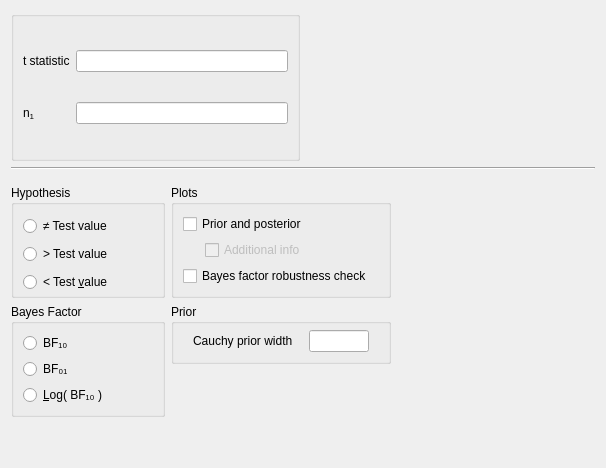
<?xml version="1.0" encoding="UTF-8"?>
<ui version="4.0">
 <class>BFFromTOneSampleForm</class>
 <widget class="QWidget" name="BFFromTOneSampleForm">
  <property name="geometry">
   <rect>
    <x>0</x>
    <y>0</y>
    <width>606</width>
    <height>468</height>
   </rect>
  </property>
  <property name="sizePolicy">
   <sizepolicy hsizetype="Fixed" vsizetype="Preferred">
    <horstretch>0</horstretch>
    <verstretch>0</verstretch>
   </sizepolicy>
  </property>
  <property name="windowTitle">
   <string>Form</string>
  </property>
  <layout class="QGridLayout" name="gridLayout">
   <item row="0" column="0">
    <widget class="BoundGroupBox" name="missingValues">
     <property name="title">
      <string/>
     </property>
     <property name="flat">
      <bool>false</bool>
     </property>
     <layout class="QGridLayout" name="gridLayout_6">
      <item row="0" column="1">
       <widget class="BoundTextBox" name="tStatistic"/>
      </item>
      <item row="1" column="0">
       <widget class="QLabel" name="label_3">
        <property name="text">
         <string>n&lt;sub&gt;1&lt;/sub&gt;</string>
        </property>
       </widget>
      </item>
      <item row="1" column="1">
       <widget class="BoundTextBox" name="n1Size"/>
      </item>
      <item row="0" column="0">
       <widget class="QLabel" name="label_2">
        <property name="text">
         <string>t statistic</string>
        </property>
       </widget>
      </item>
     </layout>
    </widget>
   </item>
   <item row="0" column="1">
    <spacer name="horizontalSpacer_2">
     <property name="orientation">
      <enum>Qt::Horizontal</enum>
     </property>
     <property name="sizeHint" stdset="0">
      <size>
       <width>40</width>
       <height>20</height>
      </size>
     </property>
    </spacer>
   </item>
   <item row="1" column="0" colspan="2">
    <widget class="Line" name="line">
     <property name="orientation">
      <enum>Qt::Horizontal</enum>
     </property>
    </widget>
   </item>
   <item row="2" column="0" colspan="2">
    <widget class="QWidget" name="gridWidget" native="true">
     <property name="sizePolicy">
      <sizepolicy hsizetype="Fixed" vsizetype="Fixed">
       <horstretch>0</horstretch>
       <verstretch>0</verstretch>
      </sizepolicy>
     </property>
     <layout class="QGridLayout" name="gridLayout_7">
      <property name="leftMargin">
       <number>0</number>
      </property>
      <property name="rightMargin">
       <number>0</number>
      </property>
      <property name="bottomMargin">
       <number>0</number>
      </property>
      <item row="2" column="0">
       <widget class="QWidget" name="widget_2" native="true">
        <property name="maximumSize">
         <size>
          <width>240</width>
          <height>16777215</height>
         </size>
        </property>
        <layout class="QGridLayout" name="gridLayout_5">
         <property name="leftMargin">
          <number>0</number>
         </property>
         <property name="topMargin">
          <number>0</number>
         </property>
         <property name="rightMargin">
          <number>0</number>
         </property>
         <property name="bottomMargin">
          <number>0</number>
         </property>
         <item row="5" column="0">
          <widget class="BoundGroupBox" name="bayesFactorType">
           <property name="title">
            <string>Bayes Factor</string>
           </property>
           <property name="flat">
            <bool>false</bool>
           </property>
           <layout class="QGridLayout" name="gridLayout_13">
            <item row="2" column="0">
             <widget class="QRadioButton" name="_3">
              <property name="sizePolicy">
               <sizepolicy hsizetype="Fixed" vsizetype="Fixed">
                <horstretch>0</horstretch>
                <verstretch>0</verstretch>
               </sizepolicy>
              </property>
              <property name="text">
               <string>&amp;Log( BF₁₀ )</string>
              </property>
             </widget>
            </item>
            <item row="1" column="1">
             <spacer name="horizontalSpacer_3">
              <property name="orientation">
               <enum>Qt::Horizontal</enum>
              </property>
              <property name="sizeHint" stdset="0">
               <size>
                <width>40</width>
                <height>20</height>
               </size>
              </property>
             </spacer>
            </item>
            <item row="1" column="0">
             <widget class="QRadioButton" name="_2">
              <property name="sizePolicy">
               <sizepolicy hsizetype="Fixed" vsizetype="Fixed">
                <horstretch>0</horstretch>
                <verstretch>0</verstretch>
               </sizepolicy>
              </property>
              <property name="text">
               <string>BF₀₁</string>
              </property>
             </widget>
            </item>
            <item row="0" column="0">
             <widget class="QRadioButton" name="_1">
              <property name="sizePolicy">
               <sizepolicy hsizetype="Fixed" vsizetype="Fixed">
                <horstretch>0</horstretch>
                <verstretch>0</verstretch>
               </sizepolicy>
              </property>
              <property name="text">
               <string>BF₁₀</string>
              </property>
             </widget>
            </item>
           </layout>
          </widget>
         </item>
         <item row="7" column="0">
          <spacer name="verticalSpacer">
           <property name="orientation">
            <enum>Qt::Vertical</enum>
           </property>
           <property name="sizeHint" stdset="0">
            <size>
             <width>20</width>
             <height>40</height>
            </size>
           </property>
          </spacer>
         </item>
        </layout>
       </widget>
      </item>
      <item row="2" column="1">
       <widget class="QWidget" name="widget_3" native="true">
        <property name="sizePolicy">
         <sizepolicy hsizetype="Preferred" vsizetype="Preferred">
          <horstretch>0</horstretch>
          <verstretch>0</verstretch>
         </sizepolicy>
        </property>
        <layout class="QGridLayout" name="gridLayout_2">
         <property name="leftMargin">
          <number>0</number>
         </property>
         <property name="topMargin">
          <number>0</number>
         </property>
         <property name="rightMargin">
          <number>0</number>
         </property>
         <property name="bottomMargin">
          <number>0</number>
         </property>
         <item row="0" column="0">
          <widget class="BoundGroupBox" name="groupBox">
           <property name="title">
            <string>Prior</string>
           </property>
           <layout class="QGridLayout" name="gridLayout_11">
            <property name="topMargin">
             <number>6</number>
            </property>
            <item row="0" column="1">
             <widget class="BoundTextBox" name="priorWidth">
              <property name="sizePolicy">
               <sizepolicy hsizetype="Fixed" vsizetype="Preferred">
                <horstretch>0</horstretch>
                <verstretch>0</verstretch>
               </sizepolicy>
              </property>
              <property name="minimumSize">
               <size>
                <width>60</width>
                <height>0</height>
               </size>
              </property>
              <property name="maximumSize">
               <size>
                <width>60</width>
                <height>16777215</height>
               </size>
              </property>
             </widget>
            </item>
            <item row="0" column="0">
             <widget class="QLabel" name="label">
              <property name="sizePolicy">
               <sizepolicy hsizetype="Fixed" vsizetype="Fixed">
                <horstretch>0</horstretch>
                <verstretch>0</verstretch>
               </sizepolicy>
              </property>
              <property name="text">
               <string>Cauchy prior width</string>
              </property>
             </widget>
            </item>
           </layout>
          </widget>
         </item>
         <item row="4" column="0">
          <spacer name="verticalSpacer_4">
           <property name="orientation">
            <enum>Qt::Vertical</enum>
           </property>
           <property name="sizeHint" stdset="0">
            <size>
             <width>20</width>
             <height>40</height>
            </size>
           </property>
          </spacer>
         </item>
        </layout>
       </widget>
      </item>
      <item row="0" column="0">
       <widget class="BoundGroupBox" name="hypothesis">
        <property name="title">
         <string>Hypothesis</string>
        </property>
        <property name="flat">
         <bool>true</bool>
        </property>
        <layout class="QGridLayout" name="gridLayout_9">
         <property name="bottomMargin">
          <number>0</number>
         </property>
         <item row="1" column="1">
          <spacer name="horizontalSpacer">
           <property name="orientation">
            <enum>Qt::Horizontal</enum>
           </property>
           <property name="sizeHint" stdset="0">
            <size>
             <width>40</width>
             <height>20</height>
            </size>
           </property>
          </spacer>
         </item>
         <item row="1" column="0">
          <widget class="QRadioButton" name="_2oneTailedGreaterThan">
           <property name="sizePolicy">
            <sizepolicy hsizetype="Fixed" vsizetype="Fixed">
             <horstretch>0</horstretch>
             <verstretch>0</verstretch>
            </sizepolicy>
           </property>
           <property name="text">
            <string>&gt; Test value</string>
           </property>
          </widget>
         </item>
         <item row="0" column="0">
          <widget class="QRadioButton" name="_1twoTailed">
           <property name="sizePolicy">
            <sizepolicy hsizetype="Fixed" vsizetype="Fixed">
             <horstretch>0</horstretch>
             <verstretch>0</verstretch>
            </sizepolicy>
           </property>
           <property name="text">
            <string>≠ Test value</string>
           </property>
          </widget>
         </item>
         <item row="2" column="0">
          <widget class="QRadioButton" name="_3oneTailedLessThan">
           <property name="sizePolicy">
            <sizepolicy hsizetype="Fixed" vsizetype="Fixed">
             <horstretch>0</horstretch>
             <verstretch>0</verstretch>
            </sizepolicy>
           </property>
           <property name="text">
            <string>&lt; Test &amp;value</string>
           </property>
          </widget>
         </item>
        </layout>
       </widget>
      </item>
      <item row="0" column="1">
       <widget class="BoundGroupBox" name="plotsGroup">
        <property name="title">
         <string>Plots</string>
        </property>
        <layout class="QGridLayout" name="gridLayout_4">
         <item row="0" column="0" colspan="3">
          <widget class="BoundCheckBox" name="plotPriorAndPosterior">
           <property name="enabled">
            <bool>true</bool>
           </property>
           <property name="sizePolicy">
            <sizepolicy hsizetype="Fixed" vsizetype="Fixed">
             <horstretch>0</horstretch>
             <verstretch>0</verstretch>
            </sizepolicy>
           </property>
           <property name="text">
            <string>Prior and posterior</string>
           </property>
          </widget>
         </item>
         <item row="2" column="1" colspan="3">
          <widget class="BoundCheckBox" name="plotPriorAndPosteriorAdditionalInfo">
           <property name="enabled">
            <bool>false</bool>
           </property>
           <property name="sizePolicy">
            <sizepolicy hsizetype="Fixed" vsizetype="Fixed">
             <horstretch>0</horstretch>
             <verstretch>0</verstretch>
            </sizepolicy>
           </property>
           <property name="text">
            <string>Additional info</string>
           </property>
          </widget>
         </item>
         <item row="3" column="0" colspan="3">
          <widget class="BoundCheckBox" name="plotBayesFactorRobustness">
           <property name="sizePolicy">
            <sizepolicy hsizetype="Fixed" vsizetype="Fixed">
             <horstretch>0</horstretch>
             <verstretch>0</verstretch>
            </sizepolicy>
           </property>
           <property name="text">
            <string>Bayes factor robustness check</string>
           </property>
          </widget>
         </item>
         <item row="2" column="0">
          <widget class="QWidget" name="widget_4" native="true">
           <property name="maximumSize">
            <size>
             <width>16</width>
             <height>16777215</height>
            </size>
           </property>
          </widget>
         </item>
        </layout>
       </widget>
      </item>
     </layout>
    </widget>
   </item>
  </layout>
 </widget>
 <customwidgets>
  <customwidget>
   <class>BoundTextBox</class>
   <extends>QLineEdit</extends>
   <header>widgets/boundtextbox.h</header>
  </customwidget>
  <customwidget>
   <class>BoundGroupBox</class>
   <extends>QGroupBox</extends>
   <header>widgets/boundgroupbox.h</header>
   <container>1</container>
  </customwidget>
  <customwidget>
   <class>BoundCheckBox</class>
   <extends>QCheckBox</extends>
   <header>widgets/boundcheckbox.h</header>
  </customwidget>
 </customwidgets>
 <resources/>
 <connections>
  <connection>
   <sender>plotPriorAndPosterior</sender>
   <signal>toggled(bool)</signal>
   <receiver>plotPriorAndPosteriorAdditionalInfo</receiver>
   <slot>setEnabled(bool)</slot>
   <hints>
    <hint type="sourcelabel">
     <x>318</x>
     <y>588</y>
    </hint>
    <hint type="destinationlabel">
     <x>325</x>
     <y>611</y>
    </hint>
   </hints>
  </connection>
 </connections>
</ui>
